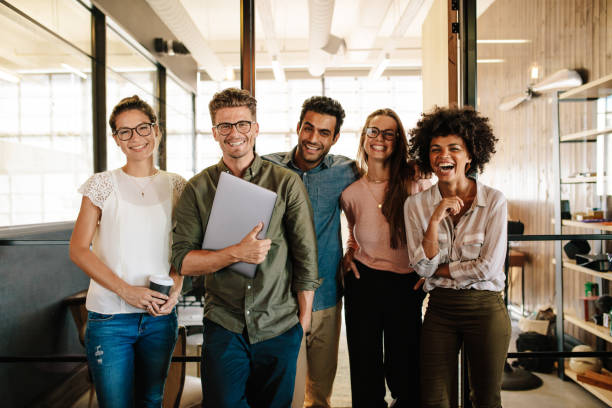
#> input picture Object-detection-HOG-SVM/image/positive/9.jpg, 612 x 408 px
$ python Visualize_HOG.py
#> lines starting #> are read from the running program, lines starting #| are printed output that depends on the picture
import matplotlib.pyplot as plt
from skimage import io
from skimage.feature import hog
from skimage import data, color, exposure
from PIL import Image

img = io.imread(r"image/positive/9.jpg")
#> img is the input picture: shape (408, 612, 3); mean R, G, B 141.6, 130.1, 116.7
image = color.rgb2gray(img)
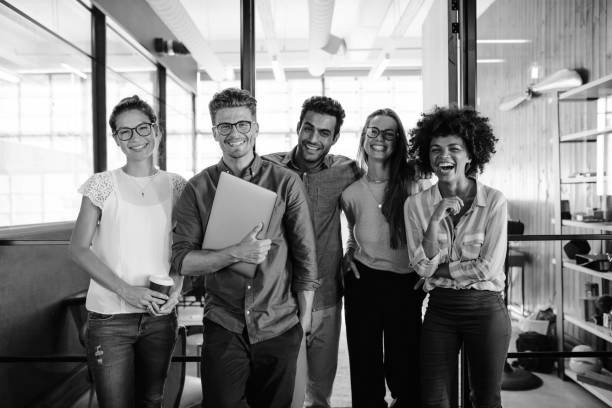
#> image: shape (408, 612) float64; min 0, max 1, mean 0.516

fd, hog_image = hog(image, orientations=8, pixels_per_cell=(16, 16),
                    cells_per_block=(1, 1), visualize=True)
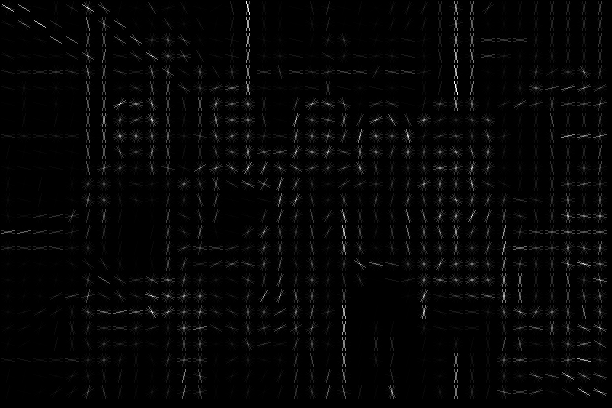
#> hog_image: shape (408, 612) float64; min 0, max 0.181, mean 0.00393; drawn with min black and max white
#> fd = 7600 values, max 0.996 at index 7192, min 0 at index 111, mean 0.307

fig, (ax1, ax2) = plt.subplots(1, 2, figsize=(8, 4), sharex=True, sharey=True)

ax1.axis('off')
ax1.imshow(image, cmap=plt.cm.gray)
ax1.set_title('Input Image')
ax1.set_adjustable('box')

# nen thay doi ty le hinh anh
hog_image_rescaled = exposure.rescale_intensity(hog_image, in_range=(0, 0.02))
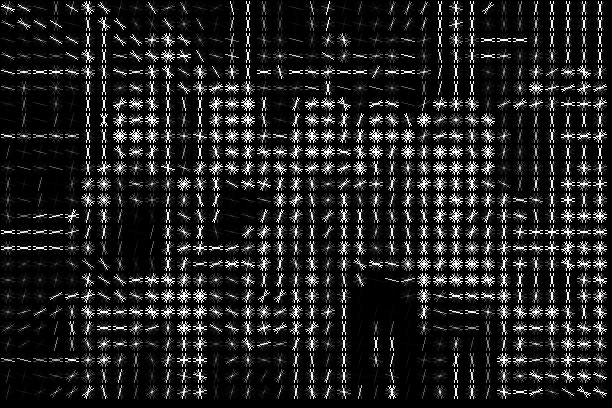
#> hog_image_rescaled: shape (408, 612) float64; min 0, max 1, mean 0.127

ax2.axis('off')
ax2.imshow(hog_image_rescaled, cmap=plt.cm.gray)
ax2.set_title('Histogram of Oriented Gradients')
ax1.set_adjustable('box')
plt.show()
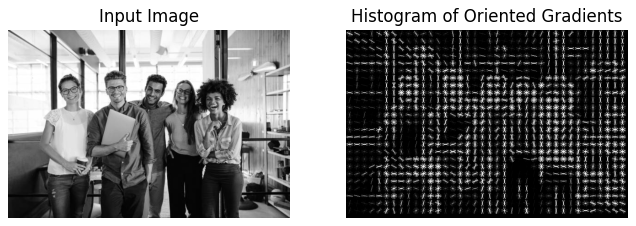
#> figure drawn by matplotlib, 2 panels

$ run again, with Object-detection-HOG-SVM/image/positive/10.jpg copied over Object-detection-HOG-SVM/image/positive/9.jpg
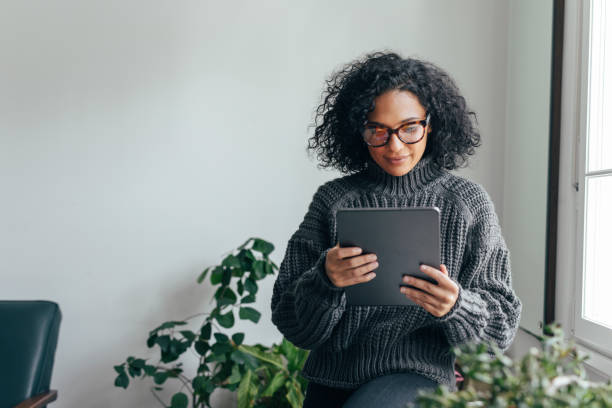
#> input picture Object-detection-HOG-SVM/image/positive/10.jpg, 612 x 408 px
#> img is the input picture: shape (408, 612, 3); mean R, G, B 140.6, 148, 146.5
#> `fd, hog_image = hog(image, orientations=8, pixels_per_cell=(16, 16), c..`:
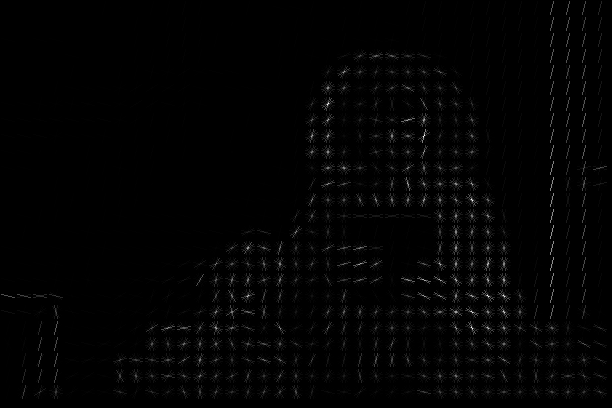
#> hog_image: shape (408, 612) float64; min 0, max 0.202, mean 0.00248; drawn with min black and max white
#> fd = 7600 values, max 1 at index 88, min 0 at index 1, mean 0.269
#> `plt.show()`:
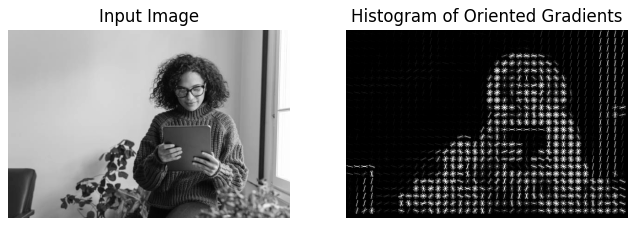
#> figure drawn by matplotlib, 2 panels

$ run again, with Object-detection-HOG-SVM/image/positive/11.jpg copied over Object-detection-HOG-SVM/image/positive/9.jpg
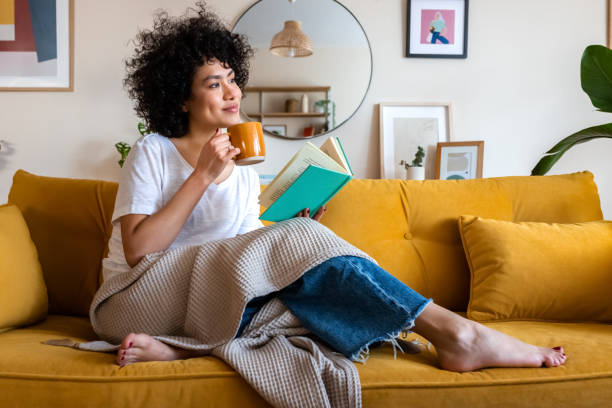
#> input picture Object-detection-HOG-SVM/image/positive/11.jpg, 612 x 408 px
#> img is the input picture: shape (408, 612, 3); mean R, G, B 156.8, 136.2, 108.3
#> `fd, hog_image = hog(image, orientations=8, pixels_per_cell=(16, 16), c..`:
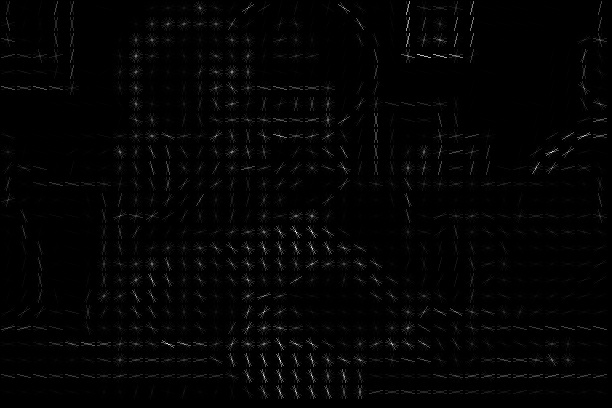
#> hog_image: shape (408, 612) float64; min 0, max 0.213, mean 0.00309; drawn with min black and max white
#> fd = 7600 values, max 0.994 at index 252, min 0 at index 43, mean 0.302
#> `plt.show()`:
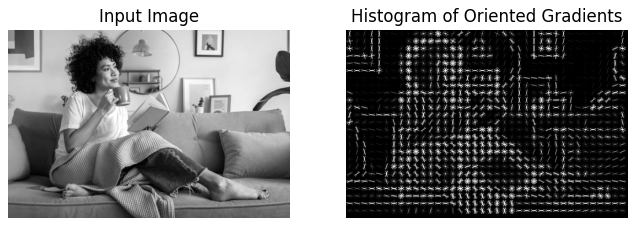
#> figure drawn by matplotlib, 2 panels

$ run again, with Object-detection-HOG-SVM/image/positive/12.jpg copied over Object-detection-HOG-SVM/image/positive/9.jpg
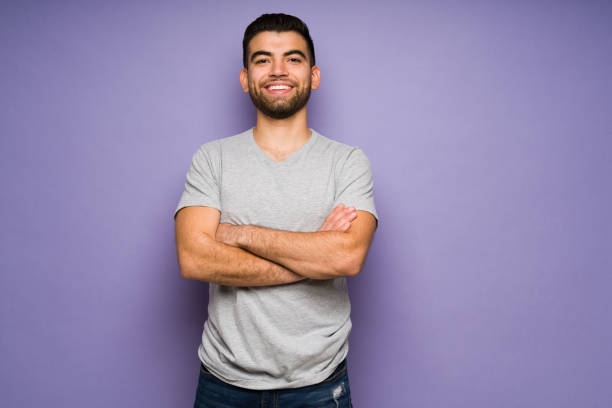
#> input picture Object-detection-HOG-SVM/image/positive/12.jpg, 612 x 408 px
#> img is the input picture: shape (408, 612, 3); mean R, G, B 149.7, 137.8, 172.3
#> `fd, hog_image = hog(image, orientations=8, pixels_per_cell=(16, 16), c..`:
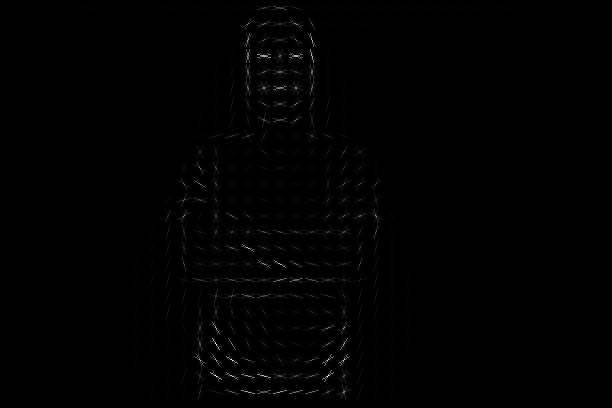
#> hog_image: shape (408, 612) float64; min 0, max 0.182, mean 0.000973; drawn with min black and max white
#> fd = 7600 values, max 1 at index 2000, min 0 at index 5, mean 0.276
#> `plt.show()`:
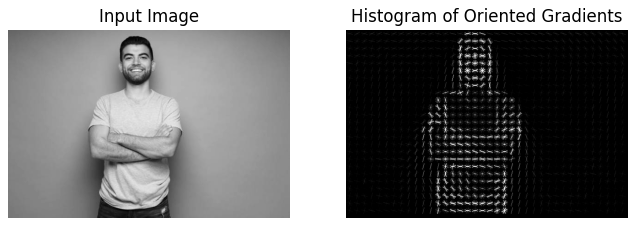
#> figure drawn by matplotlib, 2 panels
